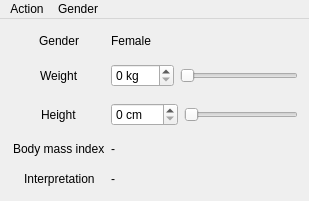
<?xml version="1.0" encoding="UTF-8"?>
<ui version="4.0">
 <class>MainWindow</class>
 <widget class="QMainWindow" name="MainWindow">
  <property name="geometry">
   <rect>
    <x>0</x>
    <y>0</y>
    <width>309</width>
    <height>201</height>
   </rect>
  </property>
  <property name="windowTitle">
   <string>MainWindow</string>
  </property>
  <widget class="QWidget" name="centralWidget">
   <property name="locale">
    <locale language="Finnish" country="Finland"/>
   </property>
   <widget class="QWidget" name="formLayoutWidget">
    <property name="geometry">
     <rect>
      <x>10</x>
      <y>10</y>
      <width>291</width>
      <height>161</height>
     </rect>
    </property>
    <layout class="QFormLayout" name="formLayout">
     <property name="sizeConstraint">
      <enum>QLayout::SetDefaultConstraint</enum>
     </property>
     <property name="fieldGrowthPolicy">
      <enum>QFormLayout::AllNonFixedFieldsGrow</enum>
     </property>
     <property name="rowWrapPolicy">
      <enum>QFormLayout::DontWrapRows</enum>
     </property>
     <property name="labelAlignment">
      <set>Qt::AlignCenter</set>
     </property>
     <property name="formAlignment">
      <set>Qt::AlignCenter</set>
     </property>
     <property name="horizontalSpacing">
      <number>6</number>
     </property>
     <property name="verticalSpacing">
      <number>16</number>
     </property>
     <property name="leftMargin">
      <number>3</number>
     </property>
     <property name="topMargin">
      <number>3</number>
     </property>
     <property name="rightMargin">
      <number>3</number>
     </property>
     <property name="bottomMargin">
      <number>3</number>
     </property>
     <item row="0" column="0">
      <widget class="QLabel" name="label">
       <property name="text">
        <string>Gender</string>
       </property>
       <property name="scaledContents">
        <bool>false</bool>
       </property>
       <property name="margin">
        <number>0</number>
       </property>
      </widget>
     </item>
     <item row="0" column="1">
      <widget class="QLabel" name="gender">
       <property name="text">
        <string>Female</string>
       </property>
      </widget>
     </item>
     <item row="1" column="0">
      <widget class="QLabel" name="label_2">
       <property name="text">
        <string>Weight</string>
       </property>
       <property name="buddy">
        <cstring>weight</cstring>
       </property>
      </widget>
     </item>
     <item row="2" column="0">
      <widget class="QLabel" name="label_3">
       <property name="text">
        <string>Height</string>
       </property>
       <property name="buddy">
        <cstring>height</cstring>
       </property>
      </widget>
     </item>
     <item row="1" column="1">
      <layout class="QHBoxLayout" name="hl1">
       <item>
        <widget class="QSpinBox" name="weight">
         <property name="suffix">
          <string> kg</string>
         </property>
         <property name="minimum">
          <number>0</number>
         </property>
         <property name="maximum">
          <number>300</number>
         </property>
         <property name="value">
          <number>0</number>
         </property>
        </widget>
       </item>
       <item>
        <widget class="QSlider" name="weight2">
         <property name="maximum">
          <number>300</number>
         </property>
         <property name="orientation">
          <enum>Qt::Horizontal</enum>
         </property>
        </widget>
       </item>
      </layout>
     </item>
     <item row="2" column="1">
      <layout class="QHBoxLayout" name="hl2">
       <item>
        <widget class="QSpinBox" name="height">
         <property name="suffix">
          <string> cm</string>
         </property>
         <property name="maximum">
          <number>300</number>
         </property>
        </widget>
       </item>
       <item>
        <widget class="QSlider" name="height2">
         <property name="maximum">
          <number>300</number>
         </property>
         <property name="orientation">
          <enum>Qt::Horizontal</enum>
         </property>
        </widget>
       </item>
      </layout>
     </item>
     <item row="3" column="0">
      <widget class="QLabel" name="label_4">
       <property name="text">
        <string>Body mass index</string>
       </property>
      </widget>
     </item>
     <item row="3" column="1">
      <widget class="QLabel" name="bmi">
       <property name="text">
        <string>-</string>
       </property>
      </widget>
     </item>
     <item row="4" column="0">
      <widget class="QLabel" name="label_5">
       <property name="text">
        <string>Interpretation</string>
       </property>
      </widget>
     </item>
     <item row="4" column="1">
      <widget class="QLabel" name="interp">
       <property name="text">
        <string>-</string>
       </property>
      </widget>
     </item>
    </layout>
   </widget>
  </widget>
  <widget class="QMenuBar" name="menuBar">
   <property name="geometry">
    <rect>
     <x>0</x>
     <y>0</y>
     <width>309</width>
     <height>21</height>
    </rect>
   </property>
   <widget class="QMenu" name="menuAction">
    <property name="title">
     <string>Action</string>
    </property>
    <addaction name="actionReset"/>
    <addaction name="actionQuit"/>
   </widget>
   <widget class="QMenu" name="menuGender">
    <property name="title">
     <string>Gender</string>
    </property>
    <addaction name="actionFemale"/>
    <addaction name="actionMale"/>
   </widget>
   <addaction name="menuAction"/>
   <addaction name="menuGender"/>
  </widget>
  <action name="actionReset">
   <property name="text">
    <string>Reset</string>
   </property>
  </action>
  <action name="actionQuit">
   <property name="text">
    <string>Quit</string>
   </property>
  </action>
  <action name="actionFemale">
   <property name="checkable">
    <bool>true</bool>
   </property>
   <property name="checked">
    <bool>true</bool>
   </property>
   <property name="text">
    <string>Female</string>
   </property>
  </action>
  <action name="actionMale">
   <property name="checkable">
    <bool>true</bool>
   </property>
   <property name="text">
    <string>Male</string>
   </property>
  </action>
 </widget>
 <layoutdefault spacing="6" margin="11"/>
 <tabstops>
  <tabstop>weight</tabstop>
  <tabstop>weight2</tabstop>
  <tabstop>height</tabstop>
  <tabstop>height2</tabstop>
 </tabstops>
 <resources/>
 <connections>
  <connection>
   <sender>height</sender>
   <signal>valueChanged(int)</signal>
   <receiver>height2</receiver>
   <slot>setValue(int)</slot>
   <hints>
    <hint type="sourcelabel">
     <x>132</x>
     <y>114</y>
    </hint>
    <hint type="destinationlabel">
     <x>187</x>
     <y>117</y>
    </hint>
   </hints>
  </connection>
  <connection>
   <sender>weight</sender>
   <signal>valueChanged(int)</signal>
   <receiver>weight2</receiver>
   <slot>setValue(int)</slot>
   <hints>
    <hint type="sourcelabel">
     <x>129</x>
     <y>78</y>
    </hint>
    <hint type="destinationlabel">
     <x>175</x>
     <y>77</y>
    </hint>
   </hints>
  </connection>
  <connection>
   <sender>height2</sender>
   <signal>valueChanged(int)</signal>
   <receiver>height</receiver>
   <slot>setValue(int)</slot>
   <hints>
    <hint type="sourcelabel">
     <x>241</x>
     <y>114</y>
    </hint>
    <hint type="destinationlabel">
     <x>140</x>
     <y>114</y>
    </hint>
   </hints>
  </connection>
  <connection>
   <sender>weight2</sender>
   <signal>valueChanged(int)</signal>
   <receiver>weight</receiver>
   <slot>setValue(int)</slot>
   <hints>
    <hint type="sourcelabel">
     <x>238</x>
     <y>79</y>
    </hint>
    <hint type="destinationlabel">
     <x>144</x>
     <y>77</y>
    </hint>
   </hints>
  </connection>
  <connection>
   <sender>actionQuit</sender>
   <signal>triggered()</signal>
   <receiver>MainWindow</receiver>
   <slot>close()</slot>
   <hints>
    <hint type="sourcelabel">
     <x>-1</x>
     <y>-1</y>
    </hint>
    <hint type="destinationlabel">
     <x>154</x>
     <y>100</y>
    </hint>
   </hints>
  </connection>
 </connections>
</ui>
